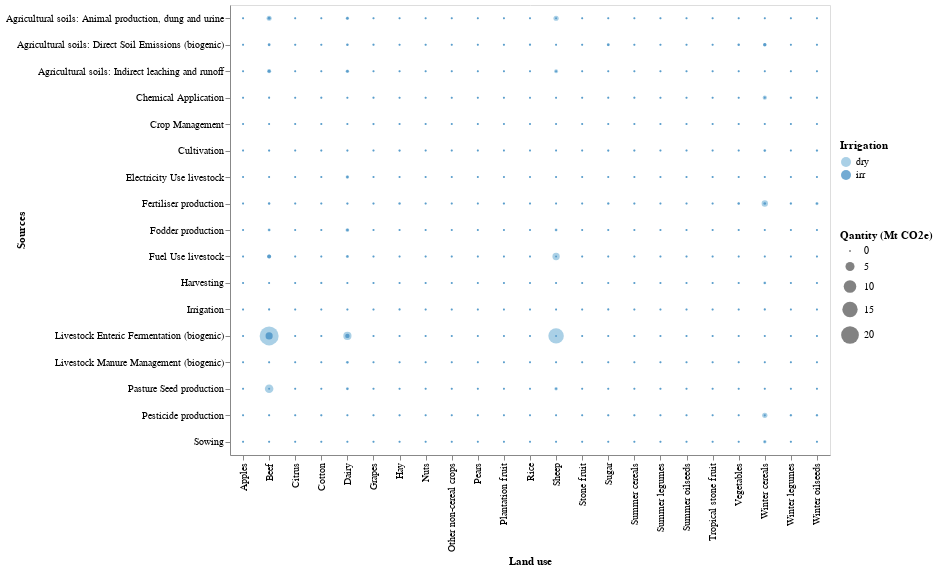

This figure's notebook cell:
### Markdown cell above
### Emissions by {land-use}-{GHG source} combined

### Code cell
# HIDE CODE
# get the df and plot
GHG_lu_source_df,GHG_lu_source_plot = ag_lucc_GHG.plot_GHG_lu_source(2050)
GHG_lu_source_plot

### Figure 1 — Vega-Lite specification as saved in the notebook (floating-point values rounded to 4 significant figures; data arrays with more than 128 entries replaced by an {"elided": "..."} marker saying what was removed)
{"config": {"view": {"continuousWidth": 300, "continuousHeight": 300}}, "data": {"name": "data-83ac64ae69956a54095e3cc4aa7be4c8"}, "mark": {"type": "circle"}, "encoding": {"color": {"field": "Irrigation", "legend": {"direction": "vertical", "legendX": 610, "legendY": 135.0, "orient": "none", "title": "Irrigation", "titleAnchor": "start"}, "type": "ordinal"}, "size": {"field": "Quantity (Mt CO2e)", "legend": {"direction": "vertical", "legendX": 610, "legendY": 225.0, "orient": "none", "title": "Qantity (Mt CO2e)", "titleAnchor": "start"}, "type": "quantitative"}, "tooltip": [{"field": "Land use", "title": "Landuse", "type": "ordinal"}, {"field": "Sources", "title": "GHG source", "type": "ordinal"}, {"field": "Quantity (Mt CO2e)", "title": "GHG emissions (Mt CO2e)", "type": "quantitative"}], "x": {"field": "Land use", "type": "ordinal"}, "y": {"axis": {"labelLimit": 400}, "field": "Sources", "type": "ordinal"}}, "height": 450, "width": 600, "$schema": "https://vega.github.io/schema/vega-lite/v5.15.1.json", "datasets": {"data-83ac64ae69956a54095e3cc4aa7be4c8": {"elided": "782 records"}}}
